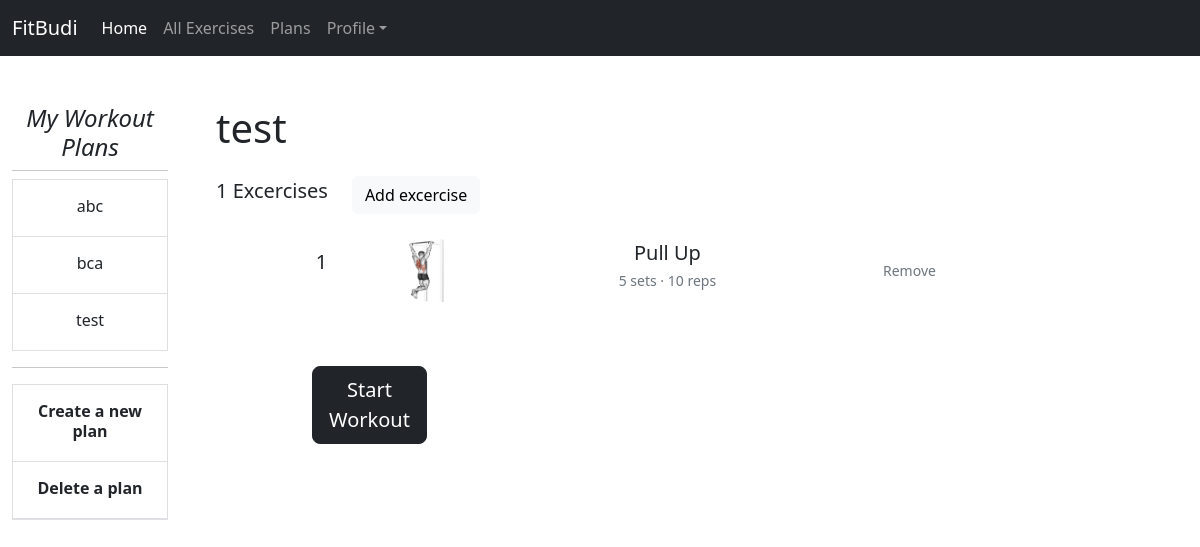
The page /my_workouts (signed in) on the database its author committed.
### tables this page shows
CREATE TABLE "plans" (
	"id"	INTEGER NOT NULL,
	"name"	TEXT NOT NULL,
	"user_id"	INTEGER,
	FOREIGN KEY("user_id") REFERENCES "users"("id"),
	PRIMARY KEY("id")
);

CREATE TABLE "plan_details" (
	"id"	INTEGER NOT NULL,
	"exc_id"	INTEGER NOT NULL,
	"plan_id"	INTEGER NOT NULL,
	"set_count"	INTEGER,
	"rep_count"	INTEGER,
	"weight"	NUMERIC,
	"duration"	INTEGER,
	PRIMARY KEY("id" AUTOINCREMENT),
	FOREIGN KEY("exc_id") REFERENCES "excercises"("id"),
	FOREIGN KEY("plan_id") REFERENCES "plans"("id")
);

CREATE TABLE "excercises" (
	"id"	INTEGER NOT NULL,
	"name"	TEXT NOT NULL,
	"muscle_group"	TEXT NOT NULL,
	"instructions"	TEXT,
	"equipement_id"	INTEGER,
	"bodyweight"	NUMERIC,
	PRIMARY KEY("id" AUTOINCREMENT),
	FOREIGN KEY("equipement_id") REFERENCES "equipement"("id")
);

### app.py (the view, shortened to what this page needs)
@app.route("/my_workouts", methods=["GET", "POST"])
def my_workouts():
    if "lastActivePlan" not in session:
        lastCreatedPlan = getLastCreatedPlan()
        session['lastActivePlan'] = lastCreatedPlan['id']
    plans = getPlans()
    length = len(plans)
    plan_details = getPlanDetails()
    exc_count = len(plan_details)
    activePlanName = getActivePlanName()
    return render_template("my_workouts.html", plans=plans, length=length, exc_count=exc_count,
                           plan_details=plan_details, activePlanName=activePlanName,
                           muscles=getMuscles(), exercises=getExercises())

### helpers.py (called while the page is built)
def dict_factory(cursor, row):
    fields = [column[0] for column in cursor.description]
    return {key: value for key, value in zip(fields, row)}

### queries.py (called while the page is built)
def getLastCreatedPlan():
    temp = db.execute("""
                            SELECT * FROM plans
                            WHERE user_id=?
                            ORDER BY id DESC
                            LIMIT 1;
                """, (session["user_id"],))
    return temp.fetchone()

def getActivePlanName():
    temp = db.execute("SELECT name FROM plans WHERE id=?", (session["lastActivePlan"],)).fetchone()
    if temp == None:
        temp = getLastCreatedPlan()
    name = temp['name']
    return name

def getMuscles():
    temp = db.execute("SELECT * FROM muscles;")
    return  temp.fetchall()

def getPlans():
    temp = db.execute('SELECT * FROM plans WHERE user_id=?', (session["user_id"],))
    return temp.fetchall()

### templates/my_workouts.html (shortened to what this page needs)
{% extends "layout.html" %}
{% block main %}
    <div class="row g-5">
        <div class="col-md-2">
            <div class="position-sticky" style="top: 2rem;">
                <h4 class="fst-italic">My Workout Plans</h4>
                <hr class="d-none d-md-block my-2">
                <div class="list-group list-group-flush border-bottom scrollarea">
                    <form action="/my_workouts" method="post">
                        {% if length == 0 %}
                            <div class="d-flex w-100 align-items-center justify-content-center py-2">
                                <p class="mb-1">No plans created.</p>
                            </div>
                        {% else %}
                            {% for row in plans %}
                                <button href="#" class="list-group-item list-group-item-action py-3 lh-sm" aria-current="true" type="submit" value="{{row['id']}}" name="selectPlanBtn">
                                    <div class="d-flex w-100 align-items-center justify-content-center">
                                    <p class="mb-1">{{ row['name'] }}</p>
                                    </div>
                                </button>
                            {% endfor %}
                        {% endif %}
                        <hr>
                        <button href="#" class="list-group-item list-group-item-action py-3 lh-sm" aria-current="true" type="button" data-bs-toggle="modal" data-bs-target="#createPlan">
                            <div class="d-flex w-100 align-items-center justify-content-center">
                            <strong class="mb-1">Create a new plan</strong>
                            </div>
                        </button>
                        <button href="#" class="list-group-item list-group-item-action py-3 lh-sm" aria-current="true" type="button" data-bs-toggle="modal" data-bs-target="#deletePlan">
                            <div class="d-flex w-100 align-items-center justify-content-center">
                            <strong class="mb-1">Delete a plan</strong>
                            </div>
                        </button>
                    </form>
                </div>
            </div>
        </div>
        <div class="col-md-10">
            <div class="row justify-content-start">
                <div class="col-auto">
                    <h1 class="display-6">{{ activePlanName }}</h1>
                </div>
            </div>
            <div class="row justify-content-start py-3">
                <div class="col-auto">
                    <p class="lead">{{ exc_count }} Excercises</p>
                </div>
                <div class="col-auto">
                    <button type="button" class="btn btn-light" aria-current="true" data-bs-toggle="modal" data-bs-target="#addExc">Add excercise</button>
                </div>
            </div>
            <div class="row justify-content-center">
                <div class="col-10">
                    <form action="/my_workouts" method="post">
                        {% for row in plan_details %}
                            <div class="row mb-3">
                                <div class="col-1 align-self-center">
                                    <p class="lead">{{ loop.index }}</p>
                                </div>
                                <div class="col-2">
                                    <img src="/static/img/{{row['exc_id']}}.png" alt="{{ row['exc_id'] }}" width="64" height="64">
                                </div>
                                <div class="col-5">
                                    <p class="lead mb-0">{{ row['name'] }}</p>
                                    <small class="text-muted">
                                        {{ row['set_count'] }} sets
                                        {% if row['rep_count'] %}
                                            &middot; {{ row['rep_count'] }} reps
                                        {% endif %}
                                    </small>
                                </div>
                                <div class="col-2 align-self-center">
                                    <button class="btn btn-outline-secondary border-0" type="submit" name="removeExc" value="{{row['exc_id']}}">
                                        <small>Remove</small>
                                    </button>
                                </div>
                            </div>
                        {% endfor %}
                    </form>
                </div>
            </div>
            <div class="row justify-content-start py-5 px-5">
                <form action="/my_workouts" method="post">
                    <div class="col-2 px-5">
                        <button type="submit" class="btn btn-dark btn-lg" name="submitBtn" value="startWO">Start Workout</button>
                    </div>
                </form>
            </div>
        </div>
    </div>
{% endblock %}

### static/stylesheet.css (style rules this page uses)
html, body { height: 100%; }

### rows shown on the page
plans: {{ row['id'] }} 1 (drawn), name "abc"
plans: {{ row['id'] }} 2 (drawn), name "bca"
plans: {{ row['id'] }} 3 (drawn), name "test"
plan_details: name "Pull Up", set_count "5", rep_count "10", {{ row['exc_id'] }} 3 (drawn)

### other values the page prints
{{ exc_count }} "1"
